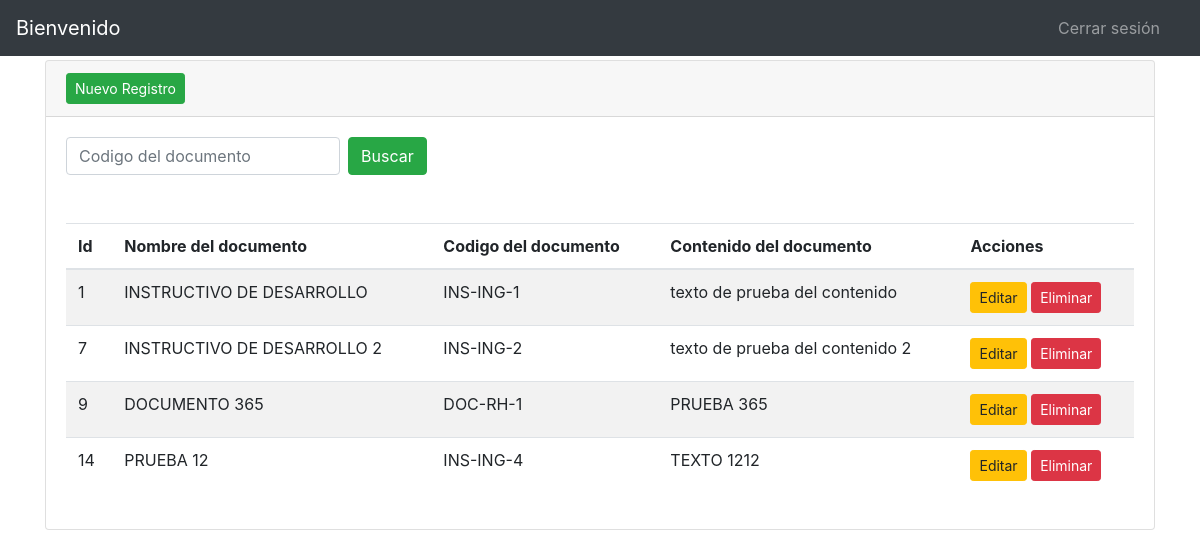
The app's page /Dashboard (signed in) with its own data.
### tables this page shows
CREATE TABLE `DOC_DOCUMENTO` (
  `DOC_ID` int NOT NULL,
  `DOC_NOMBRE` varchar(60) NOT NULL,
  `DOC_CODIGO` varchar(15) NOT NULL,
  `DOC_CONTENIDO` varchar(4000) NOT NULL,
  `DOC_ID_TIPO` int NOT NULL,
  `DOC_ID_PROCESO` int NOT NULL
);

### Config/App/Controlador.php (called while the page is built, shortened)
<?php
class Controlador{
    public function updateModelo(){
        $modelo = get_class($this).'Modelo';
        $ruta = 'Modelos/'.$modelo.'.php';
    }
}

### Config/App/Conexion.php (called while the page is built, shortened)
<?php
 class Conexion{
    public function __construct(){
        $cadenaConexion = "mysql:host=" .DB_HOST. ";dbname=" .DB_NAME. ";charset=" .DB_CHARSET;
        try{
            $this->conecta = new PDO($cadenaConexion, DB_USER, DB_PASSWORD, array(PDO::MYSQL_ATTR_INIT_COMMAND => "SET NAMES 'utf8mb4'"));
        }catch(PDOException $e){
            echo 'Error: ' . $e->getMessage();
        }
    }
 }

### Helper/helper.php (called while the page is built)
<?php
function headerAdmin($data = "")
{
    $view_header = "Vistas/Templates/header.php";
    require_once($view_header);
}
function footerAdmin($data = "")
{
    $view_footer = "Vistas/Templates/footer.php";
    require_once($view_footer);
}

### Config/App/Vistas.php (called while the page is built)
<?php
class Vistas{
    public function getVistas($controlador, $vista, $data=''){
        $controlador = get_class($controlador);
        if($controlador == 'Home'){
            $vista = 'Vistas/'.$vista.'.php';
        }else{
            $vista = 'Vistas/'.$controlador.'/'.$vista.'.php';
        }
        require $vista;
    }
}

### Controladores/Dashboard.php (called while the page is built, shortened)
<?php
class Dashboard extends Controlador{
    public function index(){
        $tipoDoc = DashboardModelo::tipoDoc();
        $proceso = DashboardModelo::proceso();
        $listaDocumentos = DashboardModelo::listaDocumentos();
        $data['tipoDoc'] = $tipoDoc;
        $data['proceso'] = $proceso;
        $data['listaDocumentos'] = $listaDocumentos;
        $data['function_js'] = 'Dashboard.js';
        $this->vistas->getVistas($this,'index',$data);
    }
}

### Config/App/DB.php (called while the page is built, shortened)
<?php
class DB extends Conexion{
    public static function consutarSQL($query)
    {
        $link = new Conexion();
        $link =  $link->conecta();
        $resultado = $link->query($query);
        $array = [];
        while ($registro = $resultado->fetch(PDO::FETCH_ASSOC)) {
            $array[] = $registro;
        }
        return $array;
    }
    public static function SQL($query)
    {
        $resultado = self::consutarSQL($query);
        return $resultado;
    }
}

### Modelos/DashboardModelo.php (called while the page is built, shortened)
<?php
class DashboardModelo extends DB{
    public static function listaDocumentos(){
        $respuesta = DB::SQL("SELECT * FROM `DOC_DOCUMENTO`");
        return $respuesta;
    }
}

### Vistas/Dashboard/index.php (the view, shortened to what this page needs)
<?php
headerAdmin($data);
?>
<header>
    <nav class="navbar navbar-expand-md navbar-dark fixed-top bg-dark">
    <a class="navbar-brand" href="#">Bienvenido</a>
    <div class="collapse navbar-collapse" id="navbarCollapse">
        <ul class="navbar-nav px-3">
            <li class="nav-item text-nowrap">
            <a class="nav-link" href="<?php echo base_url?>CerrarSesion">Cerrar sesión</a>
            </li>
        </ul>
    </div>
    </nav>
</header>
<main role="main" class="container">
    <div class="card">
        <div class="card-header">
            <ul class="nav navbar-right">
                <li>
                <button class="btn btn-success btn-sm" id="nuevoRegistroBtn"> Nuevo Registro</button>
                </li>
            </ul>
        </div>
        <div class="card-body">
            <div id="lista">
                <form class="form-inline mt-2 mt-md-0" id="formBusqueda">
                    <input class="form-control mr-sm-2" type="text" id="codigoBusqueda" placeholder="Codigo del documento" aria-label="Search">
                    <button class="btn btn-success my-2 my-sm-0" type="submit">Buscar</button>
                </form>
                <table id="listaDocumentos" class=" table table-striped display mt-5" style="width:100%">
                    <thead>
                        <tr>
                        <th scope="col">Id</th>
                        <th scope="col">Nombre del documento</th>
                        <th scope="col">Codigo del documento</th>
                        <th scope="col">Contenido del documento</th>
                        <th scope="col">Acciones</th>
                        </tr>
                    </thead>
                    <tbody>
                        <?php foreach($data['listaDocumentos'] as $datosTabla){?>
                            <tr>
                                <td scope="row"><?php echo $datosTabla['DOC_ID']; ?></td>
                                <td><?php echo $datosTabla['DOC_NOMBRE']; ?></td>
                                <td><?php echo $datosTabla['DOC_CODIGO']; ?></td>
                                <td><?php echo $datosTabla['DOC_CONTENIDO']; ?></td>
                                <td>
                                    <button class="btn btn-warning btn-sm editarRegistro" id="editarRegistro">Editar</button>
                                    <button class="btn btn-danger btn-sm eliminarRegistro" id="eliminarRegistro">Eliminar</button>
                                </td>
                            </tr>
                        <?php } ?>
                    </tbody>
                </table>
            </div>
        </div>
    </div>
</main>
<?php
footerAdmin($data);
?>

### index.php (shortened to what this page needs)
<?php
require_once 'Helper/helper.php';
$route = !empty($_GET['url']) ? $_GET['url'] : CONTROLLER_DEFAULT."/".METHOD_DEFAULT;
$array = explode('/', $route);
$controller = $array[0];
$method = METHOD_DEFAULT;
$parameter = '';
$idController = CONTROLLER. DS .$controller. '.php';
$errorController = CONTROLLER.'/'.CONTROLLER_ERROR.'.php';
if(file_exists($idController)){
    $controller = new $controller();
    if(method_exists($controller, $method)){
        $controller->$method($parameter);
    }else{
        require_once $errorController;
        $controller = new Error404;
        $controller->index();
    }
}else{
    require_once $errorController;
    $controller = new Error404;
    $controller->index();
}

### Vistas/Templates/header.php (shortened to what this page needs)
<html lang="en">
  <head>
    <link rel="stylesheet" href="https://cdn.jsdelivr.net/npm/bootstrap@4.0.0/dist/css/bootstrap.min.css">
  </head>
  <body class="">

### Vistas/Templates/footer.php (shortened to what this page needs)
</body>
</html>

### Vistas/Dashboard/index.php (style rules this page uses)
html { position: relative; min-height: 100%; }
body { margin-bottom: 60px; }
body > .container { padding: 60px 15px 0; }

### records on screen
doc_documento: DOC_ID "1", DOC_NOMBRE "INSTRUCTIVO DE DESARROLLO", DOC_CODIGO "INS-ING-1", DOC_CONTENIDO "texto de prueba del contenido"
doc_documento: DOC_ID "7", DOC_NOMBRE "INSTRUCTIVO DE DESARROLLO 2", DOC_CODIGO "INS-ING-2", DOC_CONTENIDO "texto de prueba del contenido 2"
doc_documento: DOC_ID "9", DOC_NOMBRE "DOCUMENTO 365", DOC_CODIGO "DOC-RH-1", DOC_CONTENIDO "PRUEBA 365"
doc_documento: DOC_ID "14", DOC_NOMBRE "PRUEBA 12", DOC_CODIGO "INS-ING-4", DOC_CONTENIDO "TEXTO 1212"
